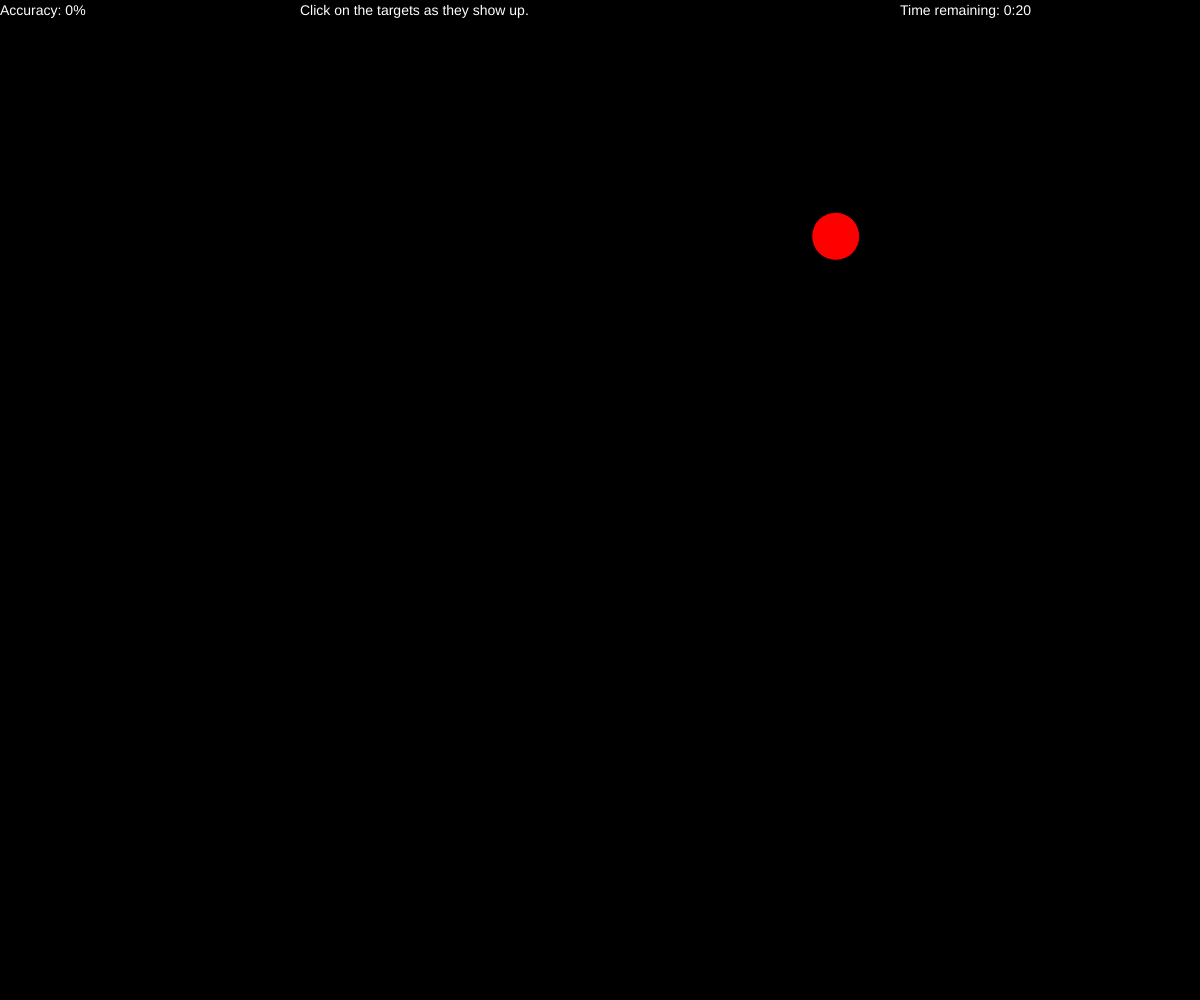
Frame 1 (no input)
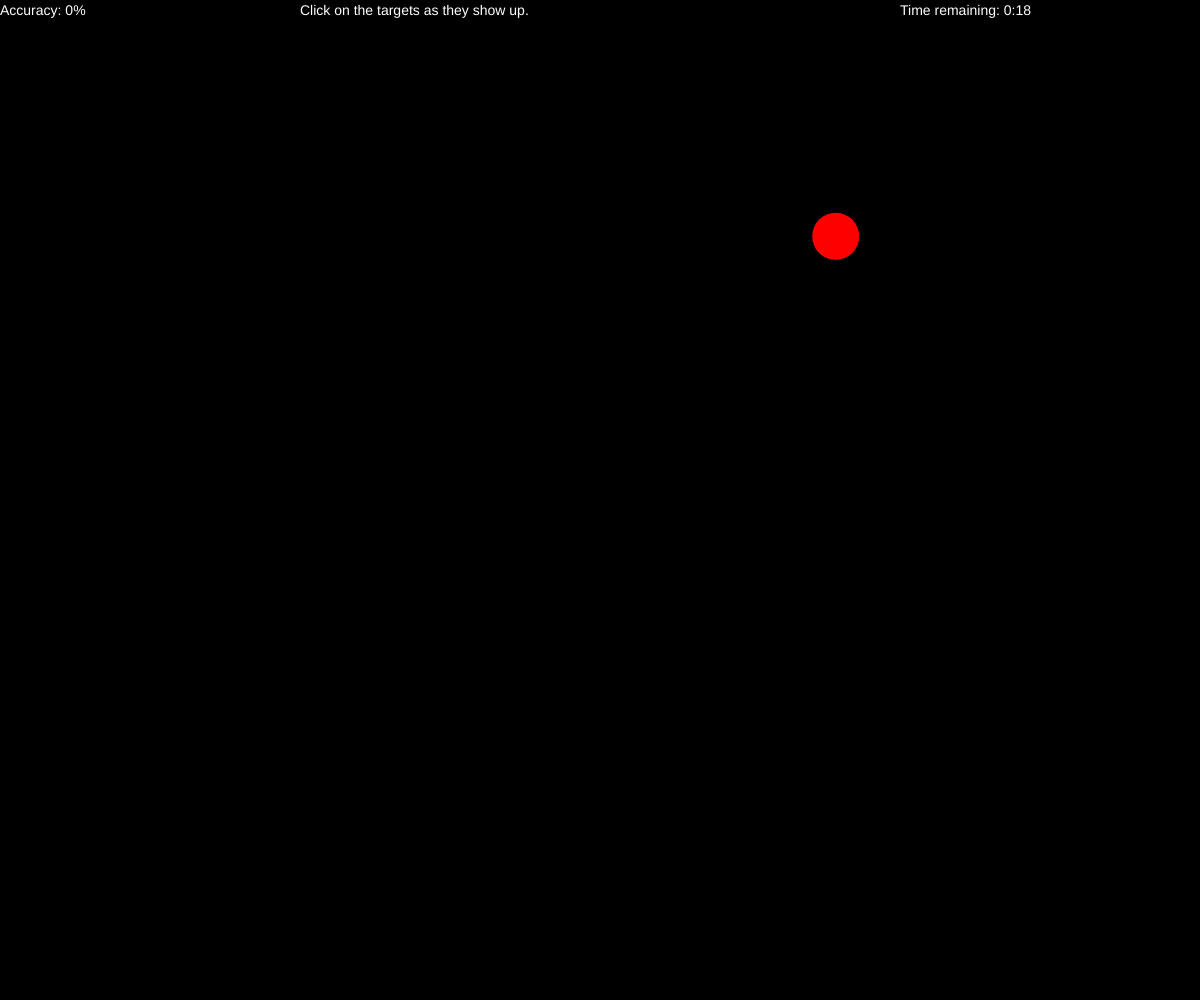
Frame 60 (no input)
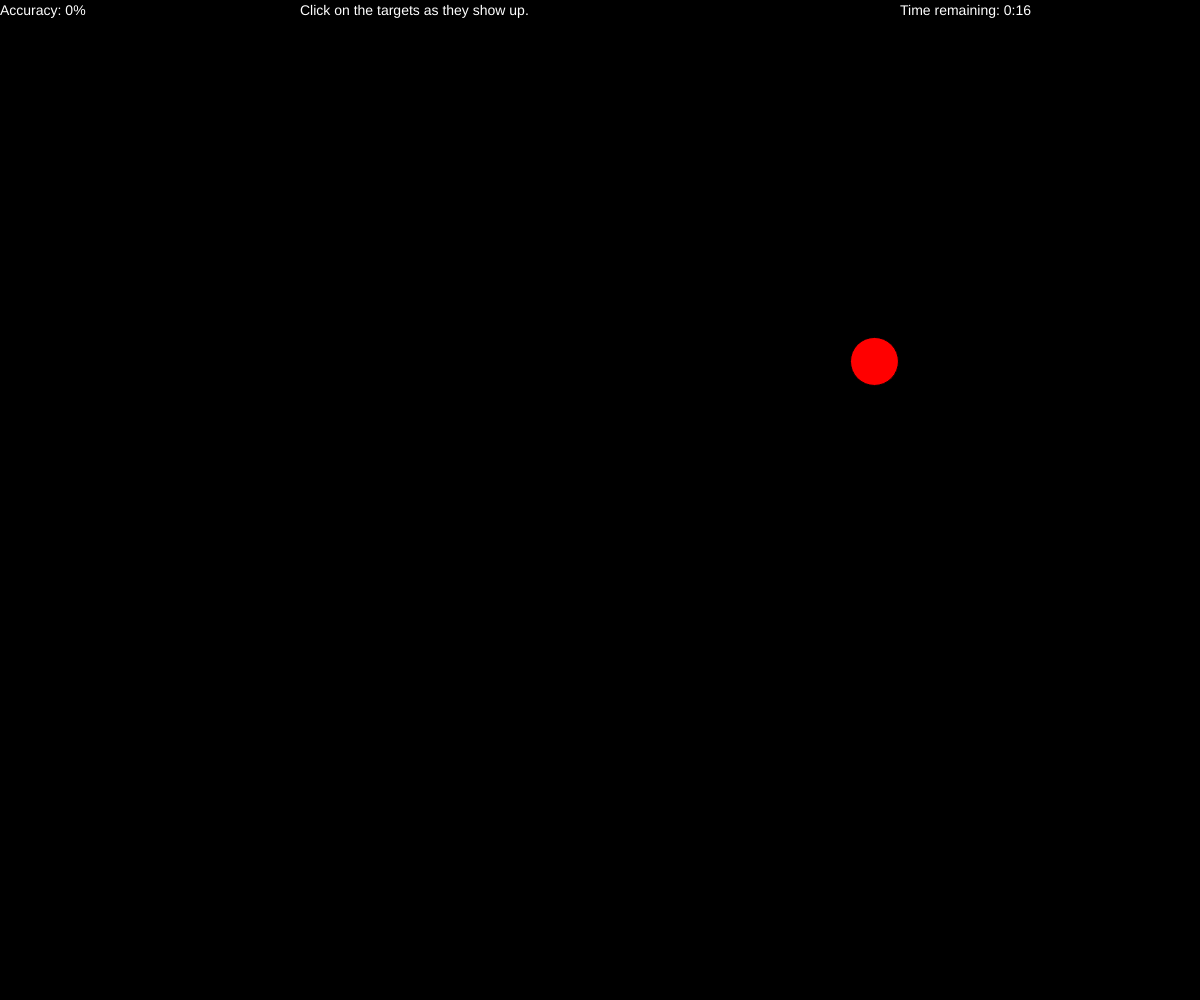
Frame 120 (the mouse pressed at the canvas centre since frame 60)

The p5.js sketch that drew these frames (run headless with seeded random() and noise() and a simulated clock; from frame 60 on, the mouse is pressed at the canvas centre):

// p5.js sketch
// ── sketch.js
const WIDTH = window.innerWidth;
const HEIGHT = window.innerHeight;
let difficulty = 1;
var target;
let accuracy = 0;
let numHit = 0;
let numTargets = 0;
let timer;
let score;

/**
 * Setup
 */
function setup() {
    createCanvas(WIDTH, HEIGHT);
    target = new Circle(difficulty, WIDTH, HEIGHT);
    timer = new Timer(20 * difficulty);
    // set the interval to call the timer to 1 second
    setInterval(countdown, 1000);
}

/**
 * Draw to canvas
 */
function draw() {
    if (!timer.timeout()) {
        background(0);
        textSize(14);
        fill(255, 255, 255);
        text("Click on the targets as they show up.", WIDTH / 4, 15);
        text("Accuracy: " + accuracy + "%", 0, 15);

        text("Time remaining: " + timer.toString(), 3 * WIDTH / 4, 15);
        target.show();
    }
    else {
        fill(255, 255, 255);
        text("Time's up!", WIDTH / 2, HEIGHT / 2 - 50);
        text("Your accuracy: " + accuracy + "%", WIDTH / 2, HEIGHT / 2 - 25);
        text("Number of targets hit: " + numHit, WIDTH / 2, HEIGHT / 2);
        // calculate score and write to canvas
        displayScoreStatus();
    }
}

/**
 * Mouse pressed action
 */
function mousePressed() {
    if (!timer.timeout()) {
        numTargets += 1;
        if (target.isClick(mouseX, mouseY)) {
            numHit += 1;
        }
        // recalculate accuracy
        accuracy = round((numHit / numTargets) * 100, 2);
        // pick a new location, regardless of whether the target was clicked
        target.pickNewLocation();
    }
}

/**
 * Decrement the timer.
 */
function countdown() {
    if (!timer.timeout()) {
        timer.decrement();
    }
}

/**
 * Display score status
 */
function displayScoreStatus() {
    score = round(numHit * 10  * accuracy / (4 - difficulty), 2);
    text("Score: " + score, WIDTH / 2, HEIGHT / 2 + 25);
    if (score > 25000) {
        text("Well done!", WIDTH / 2, HEIGHT / 2 + 50);
    }
    else if (score > 10000) {
        text("Try getting a score of at least 25000!", WIDTH / 2, HEIGHT / 2 + 50);
    }
    else {
        text("Try again, see if you can do better!", WIDTH / 2, HEIGHT / 2 + 50);
    }
}
// ── circle.js
class Circle {
    constructor(difficulty, width, height) {
        this.width = width;
        this.height = height;
        this.r = 16 * (4 - difficulty);
        this.x = random(50, this.width - 50);
        this.y = random(50, this.height - 50);
    }

    /**
     * Is the mouse click coordinate inside the circle?
     * 
     * @param {*} mouseX - mouse x-coordinate
     * @param {*} mouseY - mouse y-coordinate
     * @returns true if the mouse click is inside the circle, else false
     */
    isClick(mouseX, mouseY) {
        let insideX = mouseX > this.x - this.r && mouseX < this.x + this.r;
        let insideY = mouseY > this.y - this.r && mouseY < this.y + this.r;
        return insideX && insideY;
    }

    /**
     * Display circle on the canvas
     */
    show() {
        fill(255, 0, 0);
        ellipse(this.x, this.y, this.r, this.r);
    }

    /**
     * Pick a new location for the circle
     */
    pickNewLocation(){
        this.x = random(50, this.width - 50);
        this.y = random(50, this.height - 50);
    }
}

// ── timer.js
/**
 * Timer object
 */
class Timer {
    constructor(seconds) {
        this.minutes = Math.floor(seconds / 60);
        this.seconds = seconds % 60
        console.log(this.minutes);
    }

    /**
     * Decrement the timer by one second.
     */
    decrement() {
        if (this.seconds > 0) {
            this.seconds--;
        }
        else {
            if (this.minutes > 0) {
                this.minutes--;
                this.seconds = 59;
            }
        }
    }

    /**
     * Get a string representation of time remaining.
     * 
     * @returns A string representation of the time remaining
     */
    toString() {
        return this.minutes.toString() + ":" + nf(this.seconds, 2);
    }

    /**
     * Check if the timer has run out of time
     * 
     * @returns true if the timer is at 0, else false
     */
    timeout(){
        return this.minutes == 0 && this.seconds == 0;
    }
}
